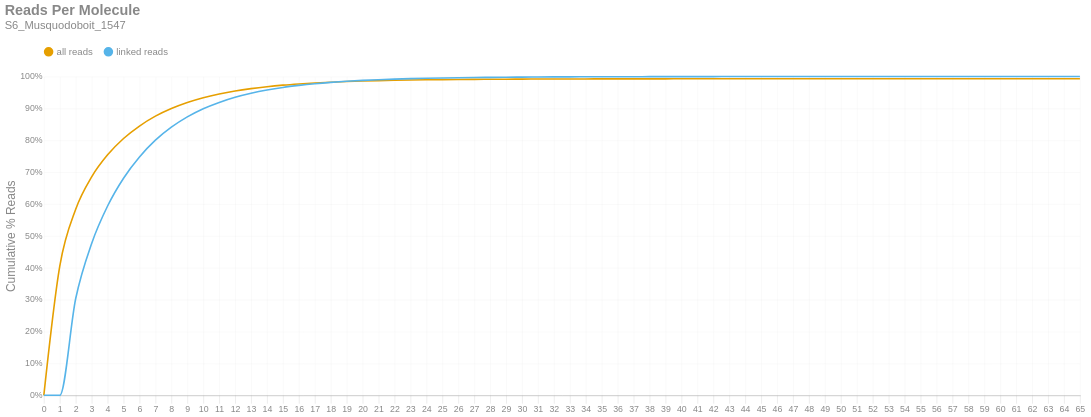

The code cell stored with this chart in its notebook:
### Markdown cell above
### Reads per Molecule
This chart shows the cumulative distribution of the number of reads per linked molecule. That is, how many alignments are associated with a unique molecule. This excludes the number of reads associated with invalid or absent linked-read barcodes. The `linked` histogram is the percentages recalculated when disregarding singletons.

### Code cell
if SKIPLR:
    print_html(f"Skipped")
else:
    counts = np.bincount(valids['reads'].cast(pl.Int64).to_numpy())
    weighted = counts * np.arange(len(counts))
    all_perc = weighted / n_reads
    linked_perc = weighted / n_linked_reads
    linked_perc[1] = 0
    binned_df = pl.DataFrame({
        'readsper': list(range(len(counts))),
        'all reads (cumsum)': np.cumsum(all_perc).tolist(),
        'linked reads (cumsum)': np.cumsum(linked_perc).tolist(),
    })

    with SafeRender(binned_df):
        (
            density_plot(binned_df, 'Reads Per Molecule', samplename, 'readspmol')
            .encode(
                x=alt.X('readsper:O', title=None).axis(labelAngle=0).scale(padding=0),
                y=alt.Y('value:Q', title='Cumulative % Reads').axis(format='%').stack(False),
                color=alt.Color("key:N").scale(domain=["all reads", "linked reads"]),
                tooltip=[
                    alt.Tooltip("key:N", title="Data Type"),
                    alt.Tooltip("readsper:O", title="Reads Per Molecule"),
                    alt.Tooltip("value:Q", format=".2%", title="% Reads (Cum.)")
                ]            
            )
        ).display()

### Figure 1 — Vega-Lite specification as saved in the notebook (floating-point values rounded to 4 significant figures)
{"width": "container", "height": 400, "config": {"title": {"anchor": "start", "dy": -15, "fontSize": 18, "color": "#888888", "subtitleColor": "#888888", "subtitleFontSize": 14}, "arc": {"fill": "#0072B2"}, "axis": {"domainColor": "#888888", "domainWidth": 0.5, "gridWidth": 0.2, "grid": false, "titleFontWeight": 400, "titleFontSize": 15, "labelFontSize": 11, "labelColor": "#888888", "tickColor": "#888888", "tickWidth": 0.2, "titleColor": "#888888"}, "axisBand": {"grid": false}, "axisX": {"grid": true, "tickSize": 10, "domainCap": "round"}, "axisY": {"domain": false, "grid": true, "tickSize": 0, "domainCap": "round"}, "background": "transparent", "header": {"labelFontSize": 15, "labelColor": "#888888", "titleFontSize": 15, "titleFontWeight": 600, "titleColor": "#888888"}, "legend": {"labelFont": "sans-serif", "labelFontSize": 12, "labelColor": "#888888", "symbolSize": 100, "symbolType": "circle", "titleFontSize": 12, "titlePadding": 10, "titleColor": "#888888", "title": null, "orient": "top"}, "range": {"category": ["#E69F00", "#56B4E9", "#009E73", "#F0E442", "#0072B2", "#D55E00", "#CC79A7", "#000000"], "diverging": ["#cfe8f3", "#a2d4ec", "#73bfe2", "#46abdb", "#1696d2", "#12719e"]}, "area": {"fill": "#0072B2", "fillOpacity": 0.7, "line": true, "strokeOpacity": 0.7}, "line": {"color": "#0072B2", "stroke": "#0072B2", "strokeWidth": 2}, "trail": {"color": "#0072B2", "stroke": "#0072B2", "strokeWidth": 0, "size": 1}, "point": {"filled": true, "fillOpacity": 1.0, "size": 95}, "text": {"color": "#888888", "fontSize": 11, "align": "right", "fontWeight": 400, "size": 11}, "bar": {"fill": "#0072B2", "stroke": null}, "view": {"stroke": null, "continuousWidth": 660, "continuousHeight": 400}}, "data": {"name": "data-998380e9ec2bc03698a41f000004ef81"}, "mark": {"type": "line", "interpolate": "monotone", "point": {"opacity": 0, "size": 275}}, "encoding": {"color": {"field": "key", "scale": {"domain": ["all reads", "linked reads"]}, "type": "nominal"}, "tooltip": [{"field": "key", "title": "Data Type", "type": "nominal"}, {"field": "readsper", "title": "Reads Per Molecule", "type": "ordinal"}, {"field": "value", "format": ".2%", "title": "% Reads (Cum.)", "type": "quantitative"}], "x": {"axis": {"labelAngle": 0}, "field": "readsper", "scale": {"padding": 0}, "title": null, "type": "ordinal"}, "y": {"axis": {"format": "%"}, "field": "value", "stack": false, "title": "Cumulative % Reads", "type": "quantitative"}}, "params": [{"name": "param_c36ac31b6afebe62", "select": {"type": "point", "fields": ["key"]}, "bind": "legend"}], "title": {"text": "Reads Per Molecule", "subtitle": "S6_Musquodoboit_1547"}, "transform": [{"fold": ["all reads (cumsum)", "linked reads (cumsum)"]}, {"calculate": "replace(datum.key, ' (cumsum)', '')", "as": "key"}, {"filter": {"param": "param_c36ac31b6afebe62"}}], "usermeta": {"embedOptions": {"downloadFileName": "S6_Musquodoboit_1547.readspmol"}}, "$schema": "https://vega.github.io/schema/vega-lite/v6.1.0.json", "datasets": {"data-998380e9ec2bc03698a41f000004ef81": [{"readsper": 0, "all reads (cumsum)": 0.0, "linked reads (cumsum)": 0.0}, {"readsper": 1, "all reads (cumsum)": 0.4054, "linked reads (cumsum)": 0.0}, {"readsper": 2, "all reads (cumsum)": 0.5838, "linked reads (cumsum)": 0.3036}, {"readsper": 3, "all reads (cumsum)": 0.6853, "linked reads (cumsum)": 0.4763}, {"readsper": 4, "all reads (cumsum)": 0.7543, "linked reads (cumsum)": 0.5938}, {"readsper": 5, "all reads (cumsum)": 0.8055, "linked reads (cumsum)": 0.681}, {"readsper": 6, "all reads (cumsum)": 0.8447, "linked reads (cumsum)": 0.7476}, {"readsper": 7, "all reads (cumsum)": 0.8756, "linked reads (cumsum)": 0.8002}, {"readsper": 8, "all reads (cumsum)": 0.8995, "linked reads (cumsum)": 0.841}, {"readsper": 9, "all reads (cumsum)": 0.9185, "linked reads (cumsum)": 0.8733}, {"readsper": 10, "all reads (cumsum)": 0.9336, "linked reads (cumsum)": 0.8989}, {"readsper": 11, "all reads (cumsum)": 0.9453, "linked reads (cumsum)": 0.9188}, {"readsper": 12, "all reads (cumsum)": 0.9547, "linked reads (cumsum)": 0.9349}, {"readsper": 13, "all reads (cumsum)": 0.9621, "linked reads (cumsum)": 0.9475}, {"readsper": 14, "all reads (cumsum)": 0.9681, "linked reads (cumsum)": 0.9577}, {"readsper": 15, "all reads (cumsum)": 0.9729, "linked reads (cumsum)": 0.9658}, {"readsper": 16, "all reads (cumsum)": 0.9766, "linked reads (cumsum)": 0.9721}, {"readsper": 17, "all reads (cumsum)": 0.9797, "linked reads (cumsum)": 0.9774}, {"readsper": 18, "all reads (cumsum)": 0.9822, "linked reads (cumsum)": 0.9816}, {"readsper": 19, "all reads (cumsum)": 0.9842, "linked reads (cumsum)": 0.985}, {"readsper": 20, "all reads (cumsum)": 0.9858, "linked reads (cumsum)": 0.9878}, {"readsper": 21, "all reads (cumsum)": 0.9871, "linked reads (cumsum)": 0.99}, {"readsper": 22, "all reads (cumsum)": 0.9881, "linked reads (cumsum)": 0.9918}, {"readsper": 23, "all reads (cumsum)": 0.989, "linked reads (cumsum)": 0.9932}, {"readsper": 24, "all reads (cumsum)": 0.9897, "linked reads (cumsum)": 0.9944}, {"readsper": 25, "all reads (cumsum)": 0.9902, "linked reads (cumsum)": 0.9953}, {"readsper": 26, "all reads (cumsum)": 0.9907, "linked reads (cumsum)": 0.9961}, {"readsper": 27, "all reads (cumsum)": 0.9911, "linked reads (cumsum)": 0.9968}, {"readsper": 28, "all reads (cumsum)": 0.9914, "linked reads (cumsum)": 0.9973}, {"readsper": 29, "all reads (cumsum)": 0.9916, "linked reads (cumsum)": 0.9977}, {"readsper": 30, "all reads (cumsum)": 0.9918, "linked reads (cumsum)": 0.9981}, {"readsper": 31, "all reads (cumsum)": 0.992, "linked reads (cumsum)": 0.9984}, {"readsper": 32, "all reads (cumsum)": 0.9922, "linked reads (cumsum)": 0.9987}, {"readsper": 33, "all reads (cumsum)": 0.9923, "linked reads (cumsum)": 0.9989}, {"readsper": 34, "all reads (cumsum)": 0.9924, "linked reads (cumsum)": 0.9991}, {"readsper": 35, "all reads (cumsum)": 0.9925, "linked reads (cumsum)": 0.9992}, {"readsper": 36, "all reads (cumsum)": 0.9926, "linked reads (cumsum)": 0.9993}, {"readsper": 37, "all reads (cumsum)": 0.9926, "linked reads (cumsum)": 0.9994}, {"readsper": 38, "all reads (cumsum)": 0.9927, "linked reads (cumsum)": 0.9995}, {"readsper": 39, "all reads (cumsum)": 0.9927, "linked reads (cumsum)": 0.9996}, {"readsper": 40, "all reads (cumsum)": 0.9928, "linked reads (cumsum)": 0.9996}, {"readsper": 41, "all reads (cumsum)": 0.9928, "linked reads (cumsum)": 0.9997}, {"readsper": 42, "all reads (cumsum)": 0.9928, "linked reads (cumsum)": 0.9998}, {"readsper": 43, "all reads (cumsum)": 0.9929, "linked reads (cumsum)": 0.9998}, {"readsper": 44, "all reads (cumsum)": 0.9929, "linked reads (cumsum)": 0.9998}, {"readsper": 45, "all reads (cumsum)": 0.9929, "linked reads (cumsum)": 0.9998}, {"readsper": 46, "all reads (cumsum)": 0.9929, "linked reads (cumsum)": 0.9999}, {"readsper": 47, "all reads (cumsum)": 0.9929, "linked reads (cumsum)": 0.9999}, {"readsper": 48, "all reads (cumsum)": 0.9929, "linked reads (cumsum)": 0.9999}, {"readsper": 49, "all reads (cumsum)": 0.9929, "linked reads (cumsum)": 0.9999}, {"readsper": 50, "all reads (cumsum)": 0.9929, "linked reads (cumsum)": 0.9999}, {"readsper": 51, "all reads (cumsum)": 0.9929, "linked reads (cumsum)": 0.9999}, {"readsper": 52, "all reads (cumsum)": 0.9929, "linked reads (cumsum)": 0.9999}, {"readsper": 53, "all reads (cumsum)": 0.9929, "linked reads (cumsum)": 0.9999}, {"readsper": 54, "all reads (cumsum)": 0.9929, "linked reads (cumsum)": 1.0}, {"readsper": 55, "all reads (cumsum)": 0.9929, "linked reads (cumsum)": 1.0}, {"readsper": 56, "all reads (cumsum)": 0.9929, "linked reads (cumsum)": 1.0}, {"readsper": 57, "all reads (cumsum)": 0.993, "linked reads (cumsum)": 1.0}, {"readsper": 58, "all reads (cumsum)": 0.993, "linked reads (cumsum)": 1.0}, {"readsper": 59, "all reads (cumsum)": 0.993, "linked reads (cumsum)": 1.0}, {"readsper": 60, "all reads (cumsum)": 0.993, "linked reads (cumsum)": 1.0}, {"readsper": 61, "all reads (cumsum)": 0.993, "linked reads (cumsum)": 1.0}, {"readsper": 62, "all reads (cumsum)": 0.993, "linked reads (cumsum)": 1.0}, {"readsper": 63, "all reads (cumsum)": 0.993, "linked reads (cumsum)": 1.0}, {"readsper": 64, "all reads (cumsum)": 0.993, "linked reads (cumsum)": 1.0}, {"readsper": 65, "all reads (cumsum)": 0.993, "linked reads (cumsum)": 1.0}]}}
